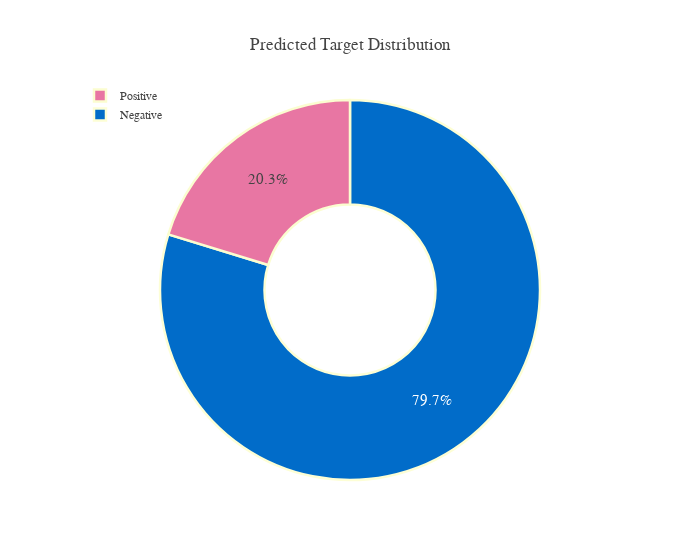

Notebook source saved alongside this figure:
### Code cell
# test_df = pd.DataFrame({Config.row_id: test[Config.row_id], 'prediction': test_predictions})

df = pd.DataFrame(data={'Target':test_df[Config.target].apply(lambda x: 1 if x>0.25 else 0)})
df = df.Target.value_counts(normalize=True)
df.rename(index={1:'Positive', 0:'Negative'}, inplace=True)

#pal, color=['#016CC9','#DEB078'], ['#8DBAE2','#EDD3B3']
fig=go.Figure()

fig.add_trace(go.Pie(labels=df.index, values=df*100, hole=.45,
                     showlegend=True,sort=False,
                     marker=dict(colors=color_palette['Bin'],line=dict(color=pal,width=2.5)),
                     hovertemplate = "%{label}: %{value:.2f}%<extra></extra>"))

fig.update_layout(template=plotly_template, title='Predicted Target Distribution',
                  legend=dict(traceorder='reversed',y=1.05,x=0),
                  uniformtext_minsize=15, uniformtext_mode='hide',width=700)
fig.show()

### Figure 1 — Plotly figure (JSON) as saved in the notebook; plotly's stock layout.template omitted (floating-point values rounded to 4 significant figures)
{"data": [{"hole": 0.45, "hovertemplate": "%{label}: %{value:.2f}%<extra></extra>", "labels": ["Negative", "Positive"], "marker": {"colors": ["#016CC9", "#E876A3"], "line": {"color": ["#fdfed5", "#fbfdd0", "#f9fdcb", "#f7fcc6", "#f4fbc1", "#f2fabc", "#f0f9b7", "#edf8b2", "#eaf7b1", "#e6f5b2", "#e1f3b2", "#dcf1b2", "#d7efb3", "#d3eeb3", "#ceecb3", "#c9eab4", "#c4e8b4", "#bbe4b5", "#b2e1b6", "#a9ddb7", "#a0dab8", "#97d6b9", "#8ed3ba", "#85cfba", "#7ecdbb", "#76cabc", "#6fc7bd", "#67c4be", "#5fc1c0", "#57bec1", "#50bbc2", "#48b9c3", "#40b5c4", "#3db2c4", "#39adc3", "#34a9c3", "#2fa4c2", "#2b9fc2", "#269bc1", "#2296c1", "#1d91c0", "#1d8dbe", "#1e86bb", "#1f80b8", "#1f7ab5", "#2073b2", "#216daf", "#2166ac", "#2260a9", "#225ca7", "#2356a4", "#2351a2", "#234c9f", "#24479d", "#24419a", "#243c98", "#253795", "#243392", "#21308b", "#1d2e83", "#192b7c", "#162874", "#12256d", "#0e2265", "#0b1f5e"], "width": 2.5}}, "showlegend": true, "sort": false, "type": "pie", "values": [79.73, 20.27]}], "layout": {"legend": {"traceorder": "reversed", "x": 0, "y": 1.05}, "title": {"text": "Predicted Target Distribution"}, "uniformtext": {"minsize": 15, "mode": "hide"}, "width": 700}}
